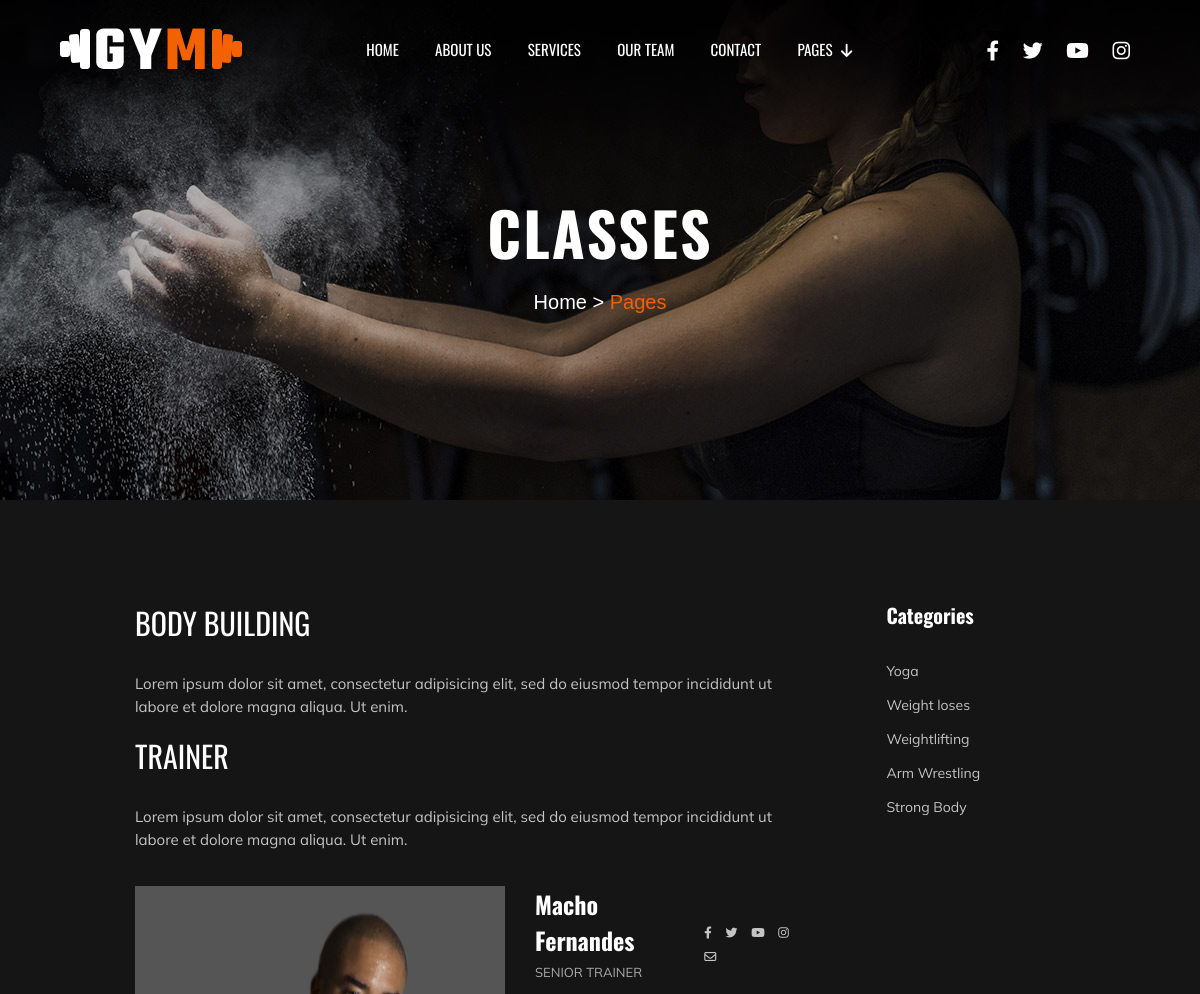
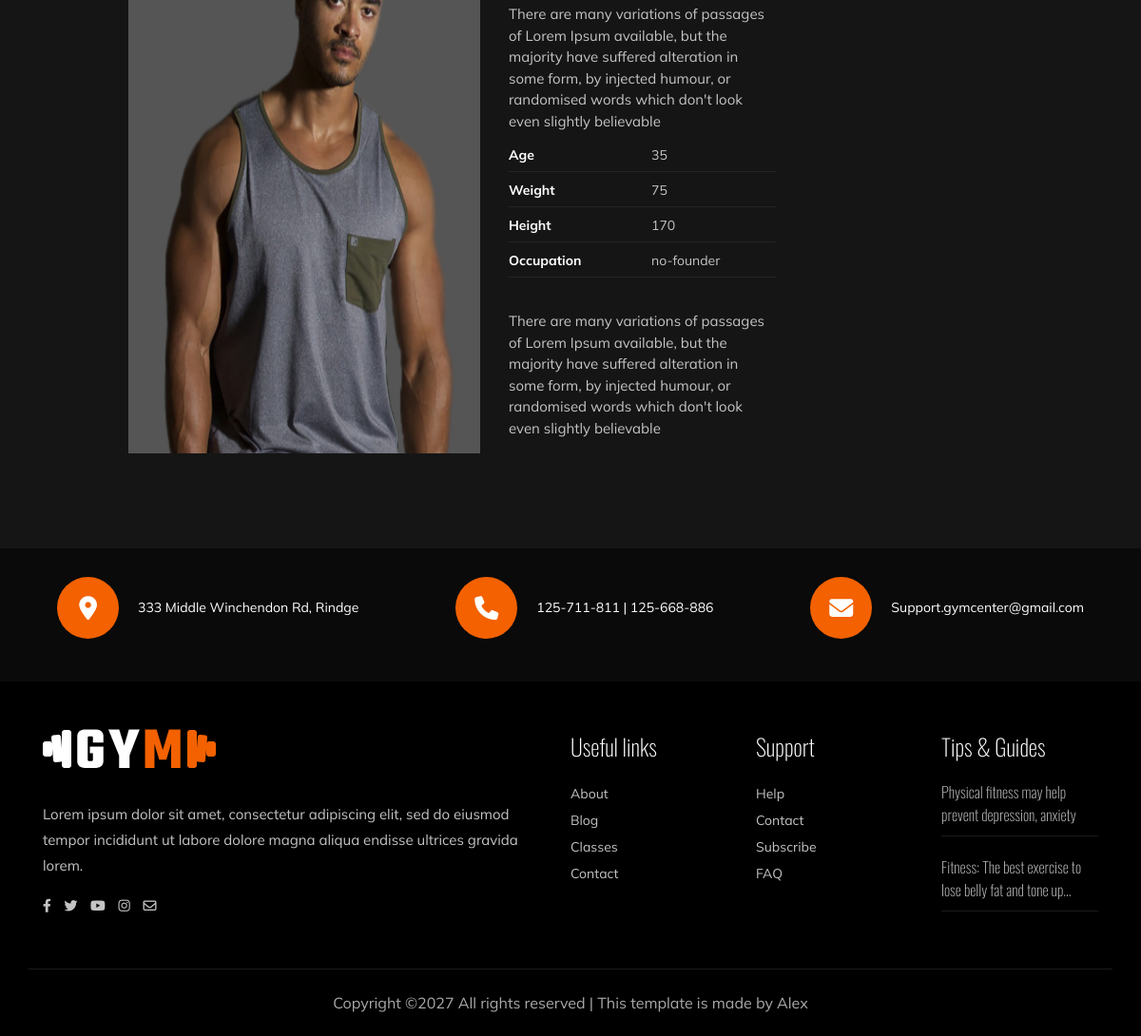
Screenshot of /classes/body_building/ with the database file from the repository (2 pictures, top to bottom).
### main/models.py (models this page shows, shortened)
class Header(models.Model):
    img = models.ImageField('Logo', upload_to='images')
    path1 = models.CharField('Path 1', max_length=50)
    path2 = models.CharField('Path 2', max_length=50)
    path3 = models.CharField('Path 3', max_length=50)
    path4 = models.CharField('Path 4', max_length=50)
    path5 = models.CharField('Path 5', max_length=50)
    path6 = models.CharField('Path 6', max_length=50)
    sub_path1 = models.CharField('Sub Path 1', max_length=50)
    sub_path2 = models.CharField('Sub Path 2', max_length=50)
    sub_path3 = models.CharField('Sub Path 3', max_length=50)
    social1 = models.CharField('Social 1', max_length=50)
    social2 = models.CharField('Social 2', max_length=50)
    social3 = models.CharField('Social 3', max_length=50)
    social4 = models.CharField('Social 4', max_length=50)
    social_link1 = models.URLField('Social Link 1')
    social_link2 = models.URLField('Social Link 2')
    social_link3 = models.URLField('Social Link 3')
    social_link4 = models.URLField('Social Link 4')
    class Meta:
        verbose_name = 'Header'
        verbose_name_plural = 'Header'

class Classespage(models.Model):
    doc_title = models.CharField('Document Title', max_length=50)
    background = models.ImageField('Backgorund', upload_to='images')
    title = models.CharField('Title', max_length=50)
    path1 = models.CharField('Path 1', max_length=30)
    path2 = models.CharField('Path 2', max_length=30)
    path3 = models.CharField('Path 3', max_length=30)
    title2 = models.CharField('Title 2', max_length=50)
    info1 = models.CharField('Info 1', max_length=25)
    info2 = models.CharField('Info 2', max_length=25)
    info3 = models.CharField('Info 3', max_length=25)
    info4 = models.CharField('Info 4', max_length=25)
    class Meta:
        verbose_name = 'Classespage'
        verbose_name_plural = 'Classespage'

class Services(models.Model):
    trainer = models.ForeignKey('Team', on_delete=models.CASCADE)
    img = models.ImageField('Image', upload_to='images')
    title = models.CharField('Title', max_length=50)
    text = models.TextField('Text')
    btn_name = models.CharField('Button Name', max_length=40)
    to_check = models.BooleanField('Check Position', blank=True)
    text2 = models.TextField('Text 2')
    slug = models.SlugField('Slug', unique=True, blank=True)
    class Meta:
        verbose_name = 'Services'
        verbose_name_plural = 'Services'

class Team(models.Model):
    img = models.ImageField('Image', upload_to='images')
    name = models.CharField('Name', max_length=50)
    profession = models.CharField('Profession', max_length=50)
    social1 = models.CharField('Social 1', max_length=50)
    social2 = models.CharField('Social 2', max_length=50)
    social3 = models.CharField('Social 3', max_length=50)
    social4 = models.CharField('Social 4', max_length=50)
    social5 = models.CharField('Social 5', max_length=50)
    social_link1 = models.URLField('Social Link 1')
    social_link2 = models.URLField('Social Link 2')
    social_link3 = models.URLField('Social Link 3')
    social_link4 = models.URLField('Social Link 4')
    social_link5 = models.URLField('Social Link 5')
    age = models.CharField('Age', max_length=10)
    weight = models.CharField('Weight', max_length=20)
    height = models.CharField('Height', max_length=20)
    occupation = models.CharField('Occupation', max_length=50)
    text1 = models.TextField('Text 1')
    text2 = models.TextField('Text 2')
    class Meta:
        verbose_name = 'Team'
        verbose_name_plural = 'Team'

class FooterContent(models.Model):
    icon = models.CharField('Icon', max_length=50)
    info = models.CharField('Info', max_length=200)
    class Meta:
        verbose_name = 'Footer Content'
        verbose_name_plural = 'Footer Content'

class Footer(models.Model):
    text = models.TextField('Text')
    social1 = models.CharField('Social 1', max_length=50)
    social2 = models.CharField('Social 2', max_length=50)
    social3 = models.CharField('Social 3', max_length=50)
    social4 = models.CharField('Social 4', max_length=50)
    social5 = models.CharField('Social 5', max_length=50)
    social_link1 = models.URLField('Social Link 1')
    social_link2 = models.URLField('Social Link 2')
    social_link3 = models.URLField('Social Link 3')
    social_link4 = models.URLField('Social Link 4')
    social_link5 = models.URLField('Social Link 5')
    title1 = models.CharField('Title 1', max_length=40)
    subtitle1 = models.CharField('Subtitle 1', max_length=50)
    subtitle2 = models.CharField('Subtitle 2', max_length=50)
    subtitle3 = models.CharField('Subtitle 3', max_length=50)
    subtitle4 = models.CharField('Subtitle 4', max_length=50)
    title2 = models.CharField('Title 2', max_length=40)
    subtitle5 = models.CharField('Subtitle 5', max_length=50)
    subtitle6 = models.CharField('Subtitle 6', max_length=50)
    subtitle7 = models.CharField('Subtitle 7', max_length=50)
    subtitle8 = models.CharField('Subtitle 8', max_length=50)
    title3 = models.CharField('Title 3', max_length=40)
    info1 = models.TextField('Info 1')
    info2 = models.TextField('Info 2')
    copyright_text = models.TextField('Copyright')
    class Meta:
        verbose_name = 'Footer'
        verbose_name_plural = 'Footer'

### main/views.py (the view)
# urls.py: path('classes/<slug:slug>/', views.classes, name='classes'),
def classes(request, slug):
    fitness_type = Services.objects.get(slug=slug)
    classespage = Classespage.objects.all()[0]
    return render(request, 'classes.html', context={
        'header':double_content()[0],
        'footer_content':double_content()[1],
        'footer':double_content()[2],
        'titles':double_content()[3],
        'fitness_type':fitness_type,
        'services_content':double_content()[8],
        'classespage':classespage,
        'random_class':double_content()[9]
    })

### main/views.py (called while the page is built)
def double_content():
    header = Header.objects.all()[0]
    footer_content = FooterContent.objects.all()
    footer = Footer.objects.all()[0]
    titles = Title.objects.all()[0]
    reason = Reason.objects.all()
    appointment = Appointment.objects.all()[0]
    pricing = Pricing.objects.all()
    team = Team.objects.all()
    services_content = Services.objects.all()
    random_class = choice(Services.objects.all())
    return [header, footer_content, footer, titles, appointment, pricing, reason, team, services_content, random_class]

### main/templates/classes.html (shortened to what this page needs)
{% extends 'base.html' %}
    {% block body %}
    <div style="background-image: url({{ classespage.background.url }});" class="page_title">
        <h1>{{ classespage.title }}</h1>
        <p>{{ classespage.path1 }} > <span>{{ classespage.path2 }}</span></p>
    </div>
    <div class="classes">
        <div class="classes_container">
            <div class="classes_left">
                <h2>{{ fitness_type.title }}</h2>
                <p>{{ fitness_type.text }}</p>
                <h2>Trainer</h2>
                <p>{{ fitness_type.text }}</p>
                <div class="trainer_class">
                    <img src="{{ fitness_type.trainer.img.url }}" alt="">
                    <div class="trainer_class_info">
                        <div class="class_info">
                            <div>
                                <h4>{{ fitness_type.trainer.name }}</h4>
                                <span>{{ fitness_type.trainer.profession }}</span>
                            </div>
                            <div class="social">
                                <a href="{{ fitness_type.trainer.social_link1 }}"><i class="{{ fitness_type.trainer.social1 }}"></i></a>
                                <a href="{{ fitness_type.trainer.social_link2 }}"><i class="{{ fitness_type.trainer.social2 }}"></i></a>
                                <a href="{{ fitness_type.trainer.social_link3 }}"><i class="{{ fitness_type.trainer.social3 }}"></i></a>
                                <a href="{{ fitness_type.trainer.social_link4 }}"><i class="{{ fitness_type.trainer.social4 }}"></i></a>
                                <a href="{{ fitness_type.trainer.social_link5 }}"><i class="{{ fitness_type.trainer.social5 }}"></i></a>
                            </div>
                        </div>
                        <p>{{ fitness_type.trainer.text1 }}</p>
                        <ul>
                            <li><span>{{ classespage.info1 }}</span> {{ fitness_type.trainer.age }}</li>
                            <li><span>{{ classespage.info2 }}</span> {{ fitness_type.trainer.weight }}</li>
                            <li><span>{{ classespage.info3 }}</span> {{ fitness_type.trainer.height }}</li>
                            <li><span>{{ classespage.info4 }}</span> {{ fitness_type.trainer.occupation }}</li>
                        </ul>
                        <p>{{ fitness_type.trainer.text2 }}</p>
                    </div>
                </div>
            </div>
            <div class="classes_right">
                <h2>Categories</h2>
                <ul>
                    {% for i in services_content %}
                        {% if i.title != fitness_type.title %}
                            <li><a href="{% url 'classes' i.slug %}">{{ i.title }}</a></li>
                        {% endif %}
                    {% endfor %}
                </ul>
            </div>
        </div>
    </div>
    {% endblock %}

### main/templates/base.html (shortened to what this page needs)
{% load static %}
<!DOCTYPE html>
<html lang="en">
<head>
    <link rel="stylesheet" href="{% static 'css/icon.css' %}">
    <link rel="stylesheet" href="{% static 'css/style.css' %}">
    <link rel="stylesheet" href="https://cdn.jsdelivr.net/npm/swiper@10/swiper-bundle.min.css" />
</head>
<body>
    <header>
        <div class='header_container'>
            <img width='182px' height='41px' src="{{ header.img.url }}" alt="" />
            <ul class="list">
                <li><a href="{% url 'index' %}">{{ header.path1 }}</a></li>
                <li><a href="{% url 'about' %}">{{ header.path2 }}</a></li>
                <li><a href="{% url 'services' %}">{{ header.path3 }}</a></li>
                <li><a href="{% url 'team' %}">{{ header.path4 }}</a></li>
                <li><a href="{% url 'contact' %}">{{ header.path5 }}</a></li>
                <li onclick="dropdown()"><a> {{ header.path6 }} <i style="margin-left: 5px;" class="fa-solid fa-arrow-down"></i>
                </a>
                </li>
            </ul>
            <div class="social">
                <a href="{{ header.social_link1 }}"><i class="{{ header.social1 }}"></i></a>
                <a href="{{ header.social_link2 }}"><i class="{{ header.social2 }}"></i></a>
                <a href="{{ header.social_link3 }}"><i class="{{ header.social3 }}"></i></a>
                <a href="{{ header.social_link4 }}"><i class="{{ header.social4 }}"></i></a>
            </div>
        </div>
    </header>
    {% block body %}{% endblock body %}
    <div class="info">
        <div class="info_container">
            {% for i in footer_content %}
                <div class="info_content">
                    <span><i class="{{ i.icon }}"></i></span>
                    <p>{{ i.info }}</p>
                </div>
            {% endfor %}
        </div>
    </div>
    <footer>
        <div class="footer_container">
            <div class="footer_content">
                <img src="{{ header.img.url }}" alt="">
                <p>{{ footer.text }}</p>
                <div class="social">
                    <a href="{{ footer.social_link1 }}"><i class="{{ footer.social1 }}"></i></a>
                    <a href="{{ footer.social_link2 }}"><i class="{{ footer.social2 }}"></i></a>
                    <a href="{{ footer.social_link3 }}"><i class="{{ footer.social3 }}"></i></a>
                    <a href="{{ footer.social_link4 }}"><i class="{{ footer.social4 }}"></i></a>
                    <a href="{{ footer.social_link5 }}"><i class="{{ footer.social5 }}"></i></a>
                </div>
            </div>
            <div class="footer_content">
                <h2>{{ footer.title1 }}</h2>
                <ul>
                    <li><a href="{% url 'about' %}">{{ footer.subtitle1 }}</a></li>
                    <li><a href="{% url 'services' %}">{{ footer.subtitle2 }}</a></li>
                    <li><a href="{% url 'classes' random_class.slug %}">{{ footer.subtitle3 }}</a></li>
                    <li><a href="{% url 'contact' %}">{{ footer.subtitle4 }}</a></li>
                </ul>
            </div>
            <div class="footer_content">
                <h2>{{ footer.title2 }}</h2>
                <ul>
                    <li><a href="{% url 'contact' %}">{{ footer.subtitle5 }}</a></li>
                    <li><a href="{% url 'contact' %}">{{ footer.subtitle6 }}</a></li>
                    <li><a href="">{{ footer.subtitle7 }}</a></li>
                    <li><a href="">{{ footer.subtitle8 }}</a></li>
                </ul>
            </div>
            <div class="footer_content">
                <h2>{{ footer.title3 }}</h2>
                <div>
                    <p>{{ footer.info1 }}</p>
                    <p>{{ footer.info2 }}</p>
                </div>
            </div>
        </div>
        <p class="copyright">{{ footer.copyright_text }}</p>
    </footer>
</body>
</html>

### rows the page displays
Header: img (picture), path1 "HOME", path2 "ABOUT US", path3 "SERVICES", path4 "OUR TEAM", path5 "CONTACT", path6 "PAGES"
Classespage: background (picture), title "CLASSES", path1 "Home", path2 "Pages", info1 "Age", info2 "Weight", info3 "Height", info4 "Occupation"
Services: title "BODY BUILDING", text "Lorem ipsum dolor sit amet, consectetur adipisicing elit, sed do eiusmod tempor incididunt ut labore et dolore magna aliqua. Ut enim.", trainer.img (picture), trainer.name "Macho Fernandes", trainer.profession "SENIOR TRAINER", trainer.text1 "There are many variations of passages of Lorem Ipsum available, but the majority have suffered alteration in some form, by injected humour, or randomised words which don't look even slightly believable", trainer.age "35", trainer.weight "75", trainer.height "170", trainer.occupation "no-founder", trainer.text2 "There are many variations of passages of Lorem Ipsum available, but the majority have suffered alteration in some form, by injected humour, or randomised words which don't look even slightly believable"
Services: title "Yoga"
Services: title "Weight loses"
Services: title "Weightlifting"
Services: title "Arm Wrestling"
Services: title "Strong Body"
FooterContent: info "333 Middle Winchendon Rd, Rindge"
FooterContent: info "125-711-811 | 125-668-886"
FooterContent: info "Support.gymcenter@gmail.com"
Footer: text "Lorem ipsum dolor sit amet, consectetur adipiscing elit, sed do eiusmod tempor incididunt ut labore dolore magna aliqua endisse ultrices gravida lorem.", title1 "Useful links", subtitle1 "About", subtitle2 "Blog", subtitle3 "Classes", subtitle4 "Contact", title2 "Support", subtitle5 "Help", subtitle6 "Contact", subtitle7 "Subscribe", subtitle8 "FAQ", title3 "Tips & Guides", info1 "Physical fitness may help prevent depression, anxiety", info2 "Fitness: The best exercise to lose belly fat and tone up...", copyright_text "Copyright ©2027 All rights reserved | This template is made by Alex"
